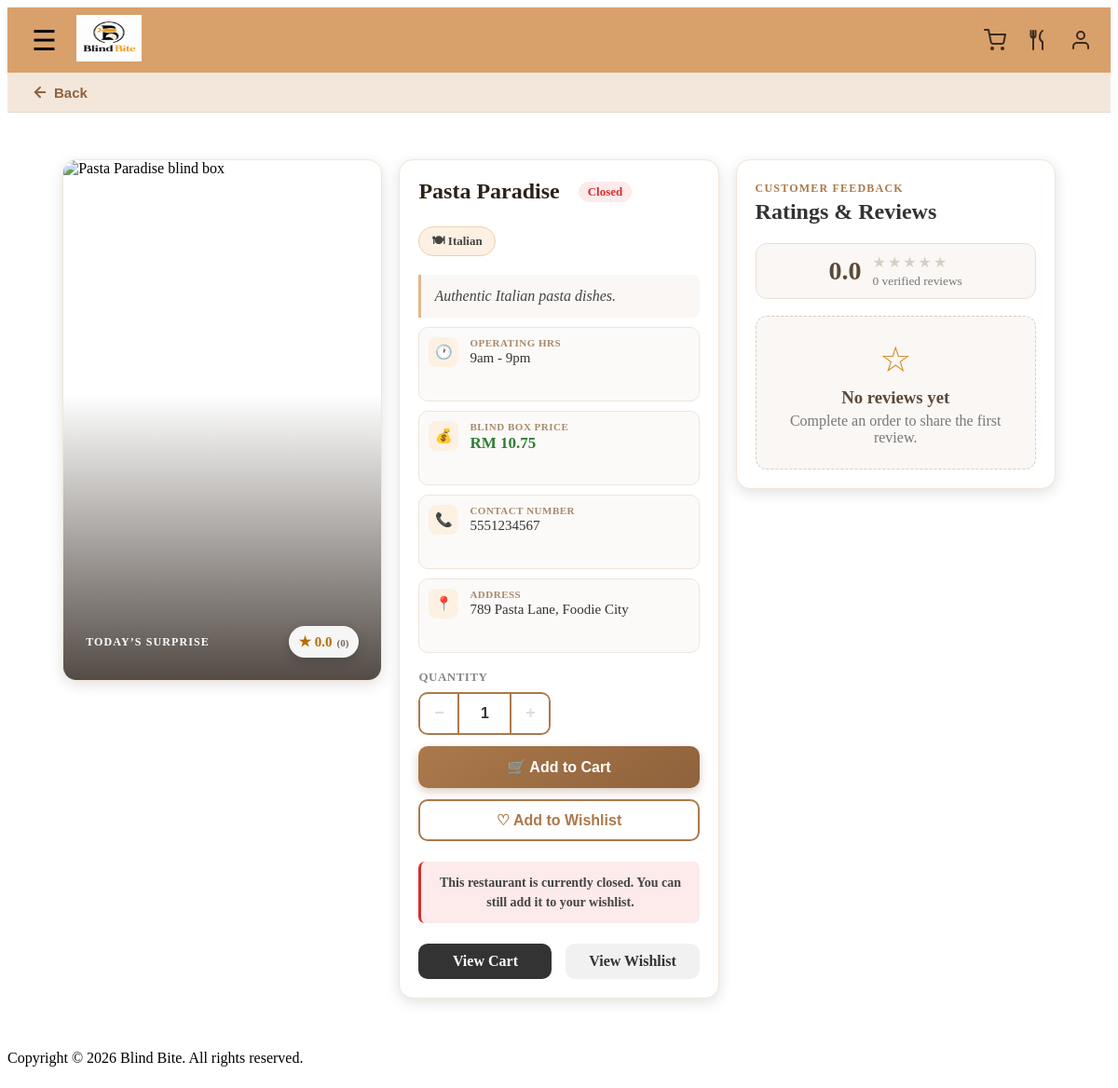
Screenshot of /pages/details.php?restaurant=Pasta+Paradise with the database file from the repository.
### tables this page shows
CREATE TABLE restaurants (
    restaurant_name VARCHAR(100) PRIMARY KEY,
    restaurant_address VARCHAR(100) NOT NULL UNIQUE,
    restaurant_opening_hours TIME NOT NULL,
    restaurant_closing_hours TIME NOT NULL,
    restaurant_phone_number VARCHAR(20) NOT NULL UNIQUE,
    blind_box_price DECIMAL(10,2) NOT NULL,
    blind_box_description TEXT NOT NULL,
    blind_box_image VARCHAR(255) DEFAULT NULL,
    blind_box_food_category TEXT NOT NULL
);

### includes/restaurant_image.php (called while the page is built, shortened)
<?php
function restaurant_image_url(?string $filename): string
{
    $default_url = BASE_URL . '/images/BBbox.png';
    if (!$filename || basename($filename) !== $filename) {
        return $default_url;
    }
    return BASE_URL . '/images/restaurants/' . rawurlencode($filename);
}
?>

### pages/details.php (the view, shortened to what this page needs)
<?php
include '../config/db_connect.php';
require_once '../includes/restaurant_image.php';
$restaurant_name = isset($_GET['restaurant'])
    ? $_GET['restaurant']
    : '';
$sql = "
    SELECT *
    FROM restaurants
    WHERE restaurant_name = ?
";
$stmt = $conn->prepare($sql);
$stmt->bind_param(
    "s",
    $restaurant_name
);
$stmt->execute();
$result = $stmt->get_result();
if ($result->num_rows === 1) {
    $restaurant = $result->fetch_assoc();
} else {
    $restaurant = null;
}
$reviews = [];
$average_rating = 0.0;
    ?>
    <?php
include '../includes/header.php';
include '../includes/navigation.php';
?>
<link rel="stylesheet" href="../css/status.css">
<link rel="stylesheet" href="../css/details.css">
<main class="details-page">
    <div class="details-overview-grid">
        <?php if ($restaurant) : ?>
            <div class="details-image-wrap">
                <img
                    src="<?php echo htmlspecialchars(restaurant_image_url($restaurant['blind_box_image'] ?? null)); ?>"
                    width="200"
                    height="150"
                    alt="<?php echo htmlspecialchars($restaurant['restaurant_name']); ?> blind box"
                >
                <div class="details-image-overlay">
                    <span class="details-surprise-label">Today’s surprise</span>
                    <span class="details-rating-chip">
                        ★ <?php echo number_format($average_rating, 1); ?>
                        <small>(<?php echo count($reviews); ?>)</small>
                    </span>
                </div>
            </div>
            <div class="details-info">
                <h1>
                    <span class="details-title">
                        <?php
                        echo htmlspecialchars(
                            $restaurant['restaurant_name']
                        );
                        ?>
                    </span>
                    <span
                        id="restaurantStatusBadge"
                        class="status-badge"
                        data-opening="<?php echo htmlspecialchars($restaurant['restaurant_opening_hours']); ?>"
                        data-closing="<?php echo htmlspecialchars($restaurant['restaurant_closing_hours']); ?>"
                    ><span class="status-dot"></span>Checking...</span>
                </h1>
                <p class="details-category-badge">
                    🍽
                    <?php
                    echo htmlspecialchars(
                        $restaurant['blind_box_food_category']
                    );
                    ?>
                </p>
                <p class="details-description">
                    <?php
                    echo htmlspecialchars(
                        $restaurant[
                            'blind_box_description'
                        ]
                    );
                    ?>
                </p>
                <div class="details-meta">
                    <div class="meta-row">
                        <span class="meta-icon">🕐</span>
                        <div class="meta-text">
                            <span class="meta-label">Operating Hrs</span>
                            <span class="meta-value">
                                <?php
                                echo htmlspecialchars(
                                    strtolower(date('ga', strtotime($restaurant['restaurant_opening_hours'])))
                                    . ' - ' .
                                    strtolower(date('ga', strtotime($restaurant['restaurant_closing_hours'])))
                                );
                                ?>
                            </span>
                        </div>
                    </div>
                    <div class="meta-row">
                        <span class="meta-icon">💰</span>
                        <div class="meta-text">
                            <span class="meta-label">Blind Box Price</span>
                            <span class="meta-value meta-price">
                                RM
                                <?php
                                echo number_format(
                                    $restaurant['blind_box_price'],
                                    2
                                );
                                ?>
                            </span>
                        </div>
                    </div>
                    <div class="meta-row">
                        <span class="meta-icon">📞</span>
                        <div class="meta-text">
                            <span class="meta-label">Contact Number</span>
                            <span class="meta-value">
                                <?php
                                echo htmlspecialchars(
                                    $restaurant['restaurant_phone_number']
                                );
                                ?>
                            </span>
                        </div>
                    </div>
                    <div class="meta-row">
                        <span class="meta-icon">📍</span>
                        <div class="meta-text">
                            <span class="meta-label">Address</span>
                            <span class="meta-value">
                                <?php
                                echo htmlspecialchars(
                                    $restaurant['restaurant_address']
                                );
                                ?>
                            </span>
                        </div>
                    </div>
                </div>
                <div class="action-buttons">
                    <form method="POST" id="addToCartForm">
                        <div class="quantity-selector">
                            <span class="quantity-label">Quantity</span>
                            <div class="quantity-controls">
                                <button
                                    type="button"
                                    class="qty-btn qty-minus"
                                    aria-label="Decrease quantity"
                                >
                                    −
                                </button>
                                <input
                                    type="number"
                                    name="quantity"
                                    id="quantityInput"
                                    class="qty-input"
                                    value="1"
                                    min="1"
                                    readonly
                                >
                                <button
                                    type="button"
                                    class="qty-btn qty-plus"
                                    aria-label="Increase quantity"
                                >
                                    +
                                </button>
                            </div>
                        </div>
                        <button
                            type="submit"
                            name="add_to_cart"
                            class="add-cart-btn"
                        >
                            🛒 Add to Cart
                        </button>
                    </form>
                    <form method="POST">
                        <button
                            type="submit"
                            name="add_to_wishlist"
                            class="wishlist-btn"
                        >
                            ♡ Add to Wishlist
                        </button>
                    </form>
                    <p id="cartClosedMessage" class="cart-closed-message">
                        This restaurant is currently closed. You can still add it to your wishlist.
                    </p>
                </div>
                <div class="view-buttons">
                    <a
                        href="cart.php"
                        class="view-cart-btn"
                    >
                        View Cart
                    </a>
                    <a
                        href="wishlist.php"
                        class="view-wishlist-btn"
                    >
                        View Wishlist
                    </a>
                </div>
            </div>
        <?php else : ?>
            <h1>
                Restaurant not found
            </h1>
        <?php endif; ?>
    <?php if ($restaurant) : ?>
        <section class="restaurant-reviews">
            <div class="reviews-heading">
                <div>
                    <span class="reviews-eyebrow">Customer feedback</span>
                    <h2>Ratings &amp; Reviews</h2>
                </div>
                <div class="rating-summary">
                    <strong><?php echo number_format($average_rating, 1); ?></strong>
                    <div>
                        <span class="summary-stars" aria-hidden="true">
                            <?php for ($star = 1; $star <= 5; $star++) : ?>
                                <span class="<?php echo $star <= round($average_rating) ? 'is-filled' : ''; ?>">★</span>
                            <?php endfor; ?>
                        </span>
                        <small>
                            <?php echo count($reviews); ?>
                            <?php echo count($reviews) === 1 ? 'verified review' : 'verified reviews'; ?>
                        </small>
                    </div>
                </div>
            </div>
            <?php if (empty($reviews)) : ?>
                <div class="no-reviews">
                    <span aria-hidden="true">☆</span>
                    <h3>No reviews yet</h3>
                    <p>Complete an order to share the first review.</p>
                </div>
            <?php endif; ?>
        </section>
    <?php endif; ?>
    </div>
</main>
<?php
include '../includes/footer.php';
?>

### css/status.css (style rules this page uses)
.status-badge { display:inline-block; margin-left:10px; padding:3px 10px; border-radius:12px; font-size:13px; font-weight:bold; vertical-align:middle; background:#eee; color:#666; }
.status-closed { background:#fdeaea; color:#d32f2f; }

### rows the page displays
restaurants: restaurant_name "Pasta Paradise", blind_box_food_category "Italian", blind_box_description "Authentic Italian pasta dishes.", restaurant_opening_hours+restaurant_closing_hours "9am - 9pm", blind_box_price "10.75", restaurant_phone_number "5551234567", restaurant_address "789 Pasta Lane, Foodie City"

### other values shown
$average_rating "0.0"
count($reviews) "0"
